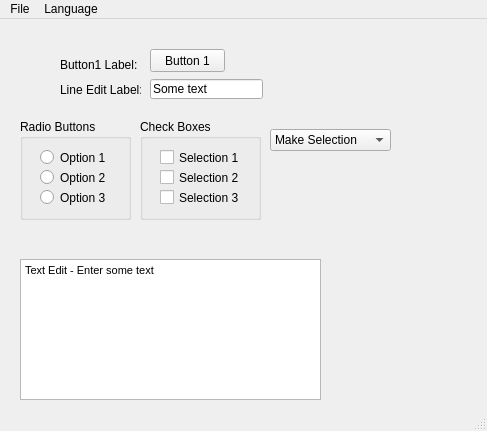
<?xml version="1.0" encoding="UTF-8"?>
<ui version="4.0">
 <class>MainWindow</class>
 <widget class="QMainWindow" name="MainWindow">
  <property name="geometry">
   <rect>
    <x>0</x>
    <y>0</y>
    <width>487</width>
    <height>431</height>
   </rect>
  </property>
  <property name="windowTitle">
   <string>MainWindow</string>
  </property>
  <widget class="QWidget" name="centralwidget">
   <widget class="QPushButton" name="pushButton">
    <property name="geometry">
     <rect>
      <x>150</x>
      <y>30</y>
      <width>75</width>
      <height>23</height>
     </rect>
    </property>
    <property name="text">
     <string>Button 1</string>
    </property>
   </widget>
   <widget class="QGroupBox" name="groupBox">
    <property name="geometry">
     <rect>
      <x>20</x>
      <y>100</y>
      <width>111</width>
      <height>101</height>
     </rect>
    </property>
    <property name="title">
     <string>Radio Buttons</string>
    </property>
    <widget class="QRadioButton" name="radioButton">
     <property name="geometry">
      <rect>
       <x>20</x>
       <y>30</y>
       <width>82</width>
       <height>17</height>
      </rect>
     </property>
     <property name="text">
      <string>Option 1</string>
     </property>
    </widget>
    <widget class="QRadioButton" name="radioButton_2">
     <property name="geometry">
      <rect>
       <x>20</x>
       <y>50</y>
       <width>82</width>
       <height>17</height>
      </rect>
     </property>
     <property name="text">
      <string>Option 2</string>
     </property>
    </widget>
    <widget class="QRadioButton" name="radioButton_3">
     <property name="geometry">
      <rect>
       <x>20</x>
       <y>70</y>
       <width>82</width>
       <height>17</height>
      </rect>
     </property>
     <property name="text">
      <string>Option 3</string>
     </property>
    </widget>
   </widget>
   <widget class="QGroupBox" name="groupBox_2">
    <property name="geometry">
     <rect>
      <x>140</x>
      <y>100</y>
      <width>121</width>
      <height>101</height>
     </rect>
    </property>
    <property name="title">
     <string>Check Boxes</string>
    </property>
    <widget class="QCheckBox" name="checkBox">
     <property name="geometry">
      <rect>
       <x>20</x>
       <y>30</y>
       <width>91</width>
       <height>17</height>
      </rect>
     </property>
     <property name="text">
      <string>Selection 1</string>
     </property>
    </widget>
    <widget class="QCheckBox" name="checkBox_2">
     <property name="geometry">
      <rect>
       <x>20</x>
       <y>50</y>
       <width>91</width>
       <height>17</height>
      </rect>
     </property>
     <property name="text">
      <string>Selection 2</string>
     </property>
    </widget>
    <widget class="QCheckBox" name="checkBox_3">
     <property name="geometry">
      <rect>
       <x>20</x>
       <y>70</y>
       <width>91</width>
       <height>17</height>
      </rect>
     </property>
     <property name="text">
      <string>Selection 3</string>
     </property>
    </widget>
   </widget>
   <widget class="QLabel" name="label">
    <property name="geometry">
     <rect>
      <x>60</x>
      <y>35</y>
      <width>81</width>
      <height>21</height>
     </rect>
    </property>
    <property name="text">
     <string>Button1 Label:</string>
    </property>
   </widget>
   <widget class="QComboBox" name="comboBox">
    <property name="geometry">
     <rect>
      <x>270</x>
      <y>110</y>
      <width>121</width>
      <height>22</height>
     </rect>
    </property>
    <item>
     <property name="text">
      <string>Make Selection</string>
     </property>
    </item>
    <item>
     <property name="text">
      <string>Choice 1</string>
     </property>
    </item>
    <item>
     <property name="text">
      <string>Choice 2</string>
     </property>
    </item>
    <item>
     <property name="text">
      <string>Choice 3</string>
     </property>
    </item>
   </widget>
   <widget class="QTextEdit" name="textEdit">
    <property name="geometry">
     <rect>
      <x>20</x>
      <y>240</y>
      <width>301</width>
      <height>141</height>
     </rect>
    </property>
    <property name="html">
     <string>&lt;!DOCTYPE HTML PUBLIC &quot;-//W3C//DTD HTML 4.0//EN&quot; &quot;http://www.w3.org/TR/REC-html40/strict.dtd&quot;&gt;
&lt;html&gt;&lt;head&gt;&lt;meta name=&quot;qrichtext&quot; content=&quot;1&quot; /&gt;&lt;style type=&quot;text/css&quot;&gt;
p, li { white-space: pre-wrap; }
&lt;/style&gt;&lt;/head&gt;&lt;body style=&quot; font-family:'MS Shell Dlg 2'; font-size:8.25pt; font-weight:400; font-style:normal;&quot;&gt;
&lt;p style=&quot; margin-top:0px; margin-bottom:0px; margin-left:0px; margin-right:0px; -qt-block-indent:0; text-indent:0px;&quot;&gt;&lt;span style=&quot; font-size:8pt;&quot;&gt;Text Edit - Enter some text&lt;/span&gt;&lt;/p&gt;
&lt;p style=&quot;-qt-paragraph-type:empty; margin-top:0px; margin-bottom:0px; margin-left:0px; margin-right:0px; -qt-block-indent:0; text-indent:0px; font-size:8pt;&quot;&gt;&lt;br /&gt;&lt;/p&gt;&lt;/body&gt;&lt;/html&gt;</string>
    </property>
   </widget>
   <widget class="QLineEdit" name="lineEdit">
    <property name="geometry">
     <rect>
      <x>150</x>
      <y>60</y>
      <width>113</width>
      <height>20</height>
     </rect>
    </property>
    <property name="text">
     <string>Some text</string>
    </property>
   </widget>
   <widget class="QLabel" name="label_2">
    <property name="geometry">
     <rect>
      <x>60</x>
      <y>60</y>
      <width>81</width>
      <height>21</height>
     </rect>
    </property>
    <property name="text">
     <string>Line Edit Label:</string>
    </property>
   </widget>
  </widget>
  <widget class="QMenuBar" name="menubar">
   <property name="geometry">
    <rect>
     <x>0</x>
     <y>0</y>
     <width>487</width>
     <height>21</height>
    </rect>
   </property>
   <widget class="QMenu" name="menuFile">
    <property name="title">
     <string>File</string>
    </property>
    <addaction name="actionExit"/>
   </widget>
   <widget class="QMenu" name="menuLanguage">
    <property name="title">
     <string>Language</string>
    </property>
    <addaction name="actionEnglish"/>
    <addaction name="actionFrench"/>
    <addaction name="actionSpanish"/>
    <addaction name="actionChinese"/>
   </widget>
   <addaction name="menuFile"/>
   <addaction name="menuLanguage"/>
  </widget>
  <widget class="QStatusBar" name="statusbar"/>
  <action name="actionExit">
   <property name="text">
    <string>Exit</string>
   </property>
  </action>
  <action name="actionEnglish">
   <property name="text">
    <string>English</string>
   </property>
  </action>
  <action name="actionFrench">
   <property name="text">
    <string>French</string>
   </property>
  </action>
  <action name="actionSpanish">
   <property name="text">
    <string>Spanish</string>
   </property>
  </action>
  <action name="actionChinese">
   <property name="text">
    <string>Chinese</string>
   </property>
  </action>
 </widget>
 <resources>
  <include location="../Icons/resourcesIcons.qrc"/>
 </resources>
 <connections/>
</ui>
